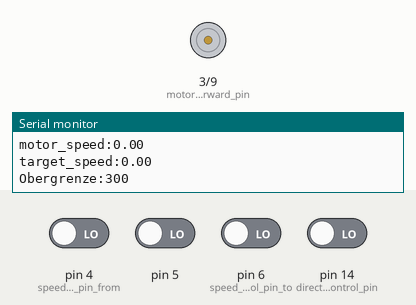
Simulated run of this sketch. Board: Arduino Uno, built with avr-gcc and run on an emulated ATmega328P. Parts: motor-driver pin pairs drawn as motors (green arrow = first pin HIGH = forward, orange = second pin HIGH = backward, longer = more drive), the last lines printed to the serial monitor. The inputs (shaded band) are chosen by the test bench; at power-on: pin 4 (speed_control_pin_from), pin 5, pin 6 (speed_control_pin_to), pin 14 (direction_control_pin) LOW.

Above: at 1.2 s.
1.3 s: pin 4 (speed_control_pin_from) driven HIGH
At 2.73 s:
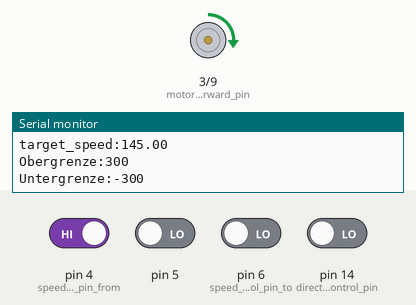
4.3 s: pin 14 (direction_control_pin) driven HIGH
7.3 s: pin 5 driven HIGH and pin 14 (direction_control_pin) driven LOW
10.3 s: pin 5 driven LOW
At 13.0 s:
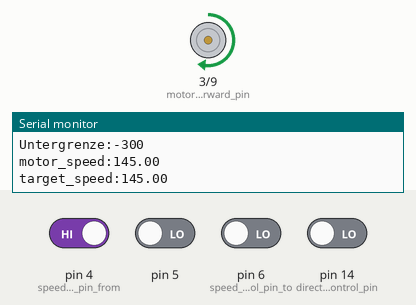
13.3 s: pin 5 driven HIGH
At 16.1 s:
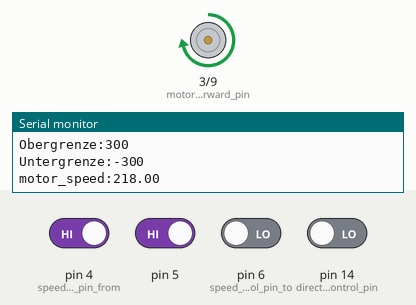
16.3 s: pin 6 (speed_control_pin_to) driven HIGH
At 16.54 s:
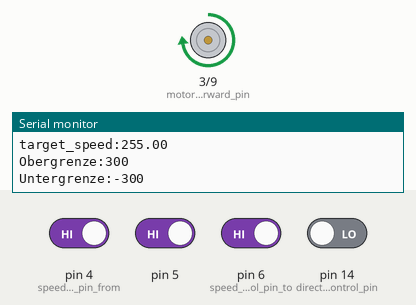
Timing chart, 0 to 19.3 s (numbered marks = the images above; inputs shaded):
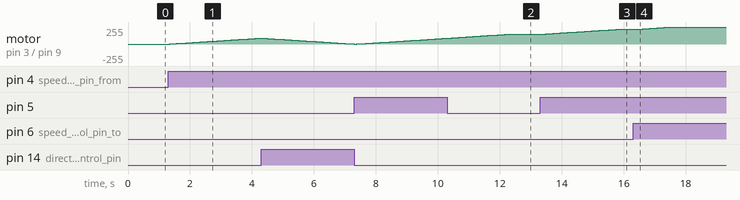

The sketch:

program.ino
```cpp
#define ENABLE_SERIAL_PLOTTER

/**
 * Pins zur Ansteuerung des Motors
 */
constexpr int motor_forward_pin = 3;
constexpr int motor_backward_pin = 9;

/**
 * Pin zur Eingabe der angestrebten Motordrehrichtung
 */
constexpr int direction_control_pin = 14;

/**
 * Pins zur Eingabe der angestrebten Motorgeschwindigkeit in Form einer binären Zahl von 0 bis 7
 */
constexpr int speed_control_pin_from = 4;
constexpr int speed_control_pin_to = 6;

/**
 * Beschleunigung mit der der Motor von der aktuellen Geschwindigkeit
 * auf die angestrebte Geschwindigkeit wechselt.
 */
constexpr float acceleration = 0.03f;

/**
 * Zeit, die zwischen der Ansteuerung der Motor-Pins vergeht.
 * Wird benötigt, da die PWM-Pins, welche mit Frequenzen arbeiten,
 * nur funktionieren, wenn zwischen der Ansteuerung dieser eine gewisse Zeit vergeht.
 */
constexpr int motor_update_interval = 5 /*ms*/;

/**
 * Interner Zustand eines Motors.
 * Ein Motor besitzt eine aktuelle Geschwindigkeit, welche an den Ausgabepins
 * ausgegeben wird und eine angestrebte Geschwindigkeit, welche aus den Werten an
 * den Eingabepins ausgelesen wird.
 */
struct MotorState {
    float speed;        // 0.0 - 255.0
    float target_speed; // 0.0 - 255.0
};

/**
 * Der aktuelle, interne Zustand des Motors
 */
MotorState motor = {0, 0};

/**
 * Zeitstempel in ms seit der letzten Aktualisierung des internen Zustandes des Motors
 */
unsigned long last_motor_update = 0;

/**
 * Ein boolean-Wert der genutzt wird, um nach einer erkannten Änderung
 * der Eingaben direkt eine Aktualisierung des Motor-Zustandes auszulösen.
 */
bool force_next_update = false;

void setup() {
    Serial.begin(9600);
    pinMode(motor_forward_pin, OUTPUT);
    pinMode(motor_backward_pin, OUTPUT);

    pinMode(direction_control_pin, INPUT);

    for (int pin = speed_control_pin_from; pin <= speed_control_pin_to; pin++) {
        pinMode(pin, INPUT);
    }
}

void loop() {
    float new_motor_speed = read_new_motor_speed();
    if (motor.target_speed != new_motor_speed) {
        motor.target_speed = new_motor_speed;
        force_next_update = true;
    }

    auto delta_time = millis() - last_motor_update;
    if (delta_time >= motor_update_interval || force_next_update) {
        if (motor.speed != motor.target_speed) {
            update_motor_speed(motor, delta_time);
            change_motor_speed(motor.speed);
        }

        force_next_update = false;
        last_motor_update += delta_time;

#ifdef ENABLE_SERIAL_PLOTTER
        Serial.println("Obergrenze:300\r\nUntergrenze:-300");

        Serial.print("motor_speed:");
        Serial.println(motor.speed);
        Serial.print("target_speed:");
        Serial.println(motor.target_speed);
#endif // ENABLE_SERIAL_PLOTTER
    }
}

/**
 * Lies die aktuellen Zustände der Pins zur Steuerung
 * der Motor-Geschwindigkeit und Richtung ein und gibt diese als eine
 * Ganzzahl zurück.
 *
 * Das Vorzeichen die Richtung und der Betrag die Geschwindigkeit an.
 *
 * @returns Ganzzahl von -255 bis +255
 *
 */
int read_new_motor_speed() {
    int new_dip_speed = 0;
    for (int pin = speed_control_pin_from; pin <= speed_control_pin_to; pin++) {
        new_dip_speed <<= 1;
        new_dip_speed |= digitalRead(pin);
    }
    int new_motor_speed = (new_dip_speed * 255) / 7;

    int new_motor_speed_with_direction =
        digitalRead(direction_control_pin) ? -new_motor_speed : new_motor_speed;

    return static_cast<float>(new_motor_speed_with_direction);
}

/**
 * Akzeptiert den aktuellen Zustand eines Motors als Referenz und ändert/aktualisiert die
 * Geschwindigkeit dessen in Abhängigkeit von der vergangenen Zeit seit der letzten
 * Aktualisierung dieses Wertes.
 *
 * @param motor       Der aktuelle Zustand des Motors als Referenz, dieser wird bearbeitet
 * @param delta_time  Zeit in ms seit der letzen Aktualisierung der Motor-Geschwindigkeit
 */
void update_motor_speed(MotorState& motor, int delta_time) {
    float speed_to = motor.target_speed;
    float speed_from = motor.speed;

    float new_speed = linear_interpolation(speed_from, speed_to, delta_time);
    motor.speed = new_speed;
}

/**
 * Setzt die Zustände der Motor Pins mit einer gegebenen Geschwindigkeit des Motors.
 * Es wird jeweils an einem Pin eine Spannung von 0V und an dem anderen Pin über PWM
 * ein Wert von 0 - 255 angelegt, um die Motorgeschwindigkeit zu setzen.
 *
 * @param speed Geschwindigkeit des Motors von -255.0 bis +255.0,
 *              Richtung gegeben durch das Vorzeichen,
 *              Nachkommastellen werden abgeschnitten
 */
void change_motor_speed(float speed) {
    analogWrite(motor_forward_pin, speed > 0 ? speed : 0);
    analogWrite(motor_backward_pin, speed < 0 ? -speed : 0);
}

/**
 * Lineare Interpolation mit einer konstanten Steigung (hier: @link{acceleration})
 * zwischen zwei Werten in Abhängigkeit von der vergangenen Zeit.
 *
 * @param from        Wert zu Beginn der Messung der vergangenen Zeit
 * @param to          Maximal durch die Interpolation erreichbarer Wert
 * @param delta_time  Vergangene Zeit in ms
 *
 * @returns Ergebnis der Interpolation beider Werte
 */
float linear_interpolation(float from, float to, int delta_time) {
    float direction = sign(to - from);

    float result = from + direction * (static_cast<float>(delta_time) * acceleration);

    if (direction == 1 && result > to || direction == -1 && result < to) {
        result = to;
    }

    return result;
}

/**
 * Vorzeichenfunktion, die -1 oder +1 abhängig
 * vom Vorzeichen des Eingabewerts zurückgibt.
 *
 * @param t Eingabewert
 * @returns -1 oder +1
 */
template <typename T>
constexpr int sign(T t) {
    return t < 0 ? -1 : 1;
}
```

Measured:
- after the input at 1.3 s, motor on pin 3 (motor_forward_pin) / pin 9 (motor_backward_pin): moves from stopped to forward 89/255 over 2.9 s, starting at once
- after the input at 10.3 s, motor on pin 3 (motor_forward_pin) / pin 9 (motor_backward_pin): goes on until 12.2 s, then stays forward 145/255
- after the input at 13.3 s, motor on pin 3 (motor_forward_pin) / pin 9 (motor_backward_pin): moves from forward 145/255 to forward 218/255 over 2.4 s, starting at once
- after the input at 16.3 s, motor on pin 3 (motor_forward_pin) / pin 9 (motor_backward_pin): moves from forward 218/255 to forward 255/255 over 1.2 s, starting after 0.08 s
